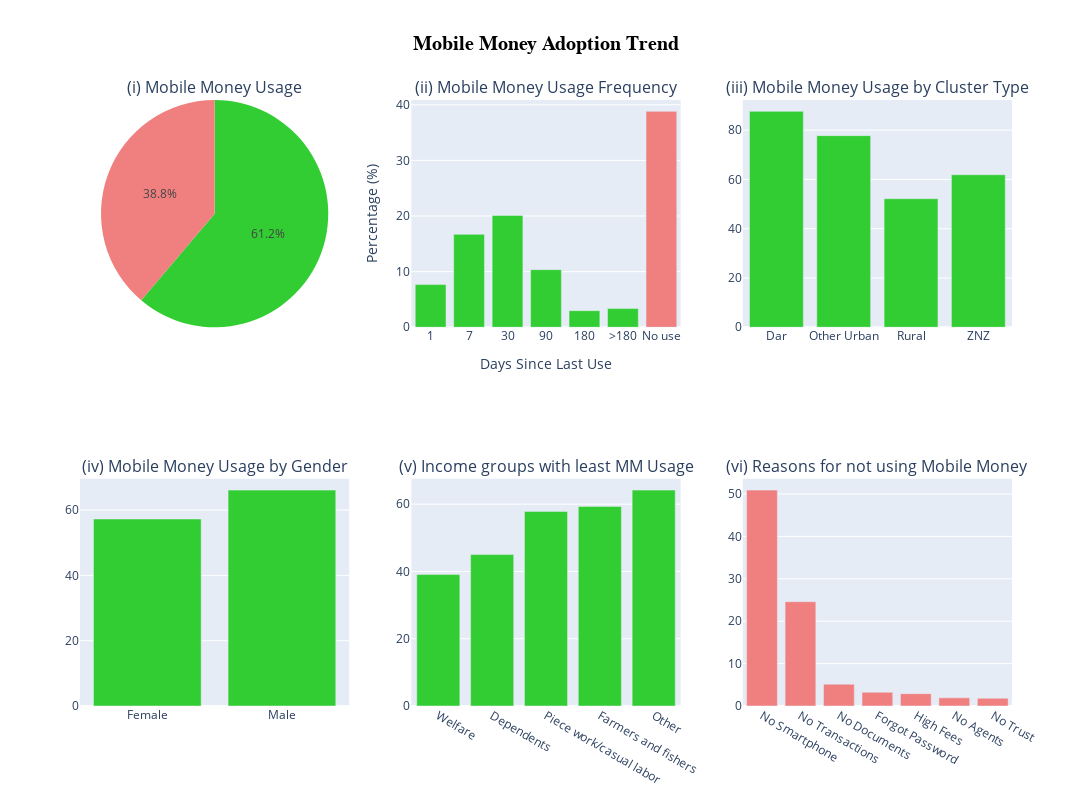

Notebook code for this chart:
### Code cell
import plotly.express as px
import plotly.graph_objects as go
from plotly.subplots import make_subplots

# Create a 2x3 grid of subplots
fig = make_subplots(
    rows=2, 
    cols=3, 
    subplot_titles=[
        '(i) Mobile Money Usage', 
        '(ii) Mobile Money Usage Frequency', 
        '(iii) Mobile Money Usage by Cluster Type', 
        '(iv) Mobile Money Usage by Gender', 
        '(v) Income groups with least MM Usage', 
        '(vi) Reasons for not using Mobile Money'
    ],
    specs=[
        [{'type': 'domain'}, {'type': 'xy'}, {'type': 'xy'}],
        [{'type': 'xy'}, {'type': 'xy'}, {'type': 'xy'}]
    ]
)

# Pie chart
fig.add_trace(
    go.Pie(labels=pie_chart_data.index, values=pie_chart_data.values, 
           textinfo='percent', marker=dict(colors=['limegreen', 'lightcoral'])),
    row=1, col=1
)

# Bar chart for last mobile money usage
fig.add_trace(
    go.Bar(x=last_mobile_money_usage_data.index, y=last_mobile_money_usage_data, 
           marker=dict(color=['limegreen', 'limegreen', 'limegreen', 'limegreen', 'limegreen', 'limegreen', 'lightcoral'])),
    row=1, col=2
)
fig.update_xaxes(title_text='Days Since Last Use', row=1, col=2)
fig.update_yaxes(title_text='Percentage (%)', row=1, col=2)

# Bar chart for mobile money usage by cluster type
fig.add_trace(
    go.Bar(x=cluster_type_data.index, y=cluster_type_data['Yes'], 
           marker=dict(color='limegreen')),
    row=1, col=3
)

# Bar chart for mobile money usage by gender
fig.add_trace(
    go.Bar(x=gender_mob_usage_data.index, y=gender_mob_usage_data['Yes'], 
           marker=dict(color='limegreen')),
    row=2, col=1
)

# Bar chart for mobile money usage by income type
top_5_income_types = income_type_data.head(5)
fig.add_trace(
    go.Bar(x=top_5_income_types.index, y=top_5_income_types['Yes'], 
           marker=dict(color='limegreen')),
    row=2, col=2
)

# Bar chart for reasons for not using mobile money
fig.add_trace(
    go.Bar(x=non_usage_reasons_data.index, y=non_usage_reasons_data, 
           marker=dict(color='lightcoral')),
    row=2, col=3
)

# Update layout for better visibility
fig.update_layout(
    height=800, width=1200, 
    title_text='Mobile Money Adoption Trend', 
    title_font_size=16, title_font=dict(color='black', family='Arial', size=20, weight='bold'),
    title_x=0.5,  # Center the title
    title_xanchor='center',  # Center the title
    # title_font=dict(size=20, family='Arial', color='black', bold=True),  # Bold the title
    showlegend=False
)

# Show the plot
fig.show()

### Figure 1 — Plotly figure (JSON) as saved in the notebook; plotly's stock layout.template omitted (floating-point values rounded to 4 significant figures)
{"data": [{"domain": {"x": [0, 0.2889], "y": [0.625, 1]}, "labels": ["Uses Mobile Money", "Does not use Mobile Money"], "marker": {"colors": ["limegreen", "lightcoral"]}, "textinfo": "percent", "type": "pie", "values": [6066, 3849]}, {"marker": {"color": ["limegreen", "limegreen", "limegreen", "limegreen", "limegreen", "limegreen", "lightcoral"]}, "type": "bar", "x": ["1", "7", "30", "90", "180", ">180", "No use"], "xaxis": "x", "y": [7.665, 16.7, 20.11, 10.36, 2.985, 3.359, 38.82], "yaxis": "y"}, {"marker": {"color": "limegreen"}, "type": "bar", "x": ["Dar", "Other Urban", "Rural", "ZNZ"], "xaxis": "x2", "y": [87.63, 77.78, 52.18, 61.9], "yaxis": "y2"}, {"marker": {"color": "limegreen"}, "type": "bar", "x": ["Female", "Male"], "xaxis": "x3", "y": [57.26, 66.11], "yaxis": "y3"}, {"marker": {"color": "limegreen"}, "type": "bar", "x": ["Welfare", "Dependents", "Piece work/casual labor", "Farmers and fishers", "Other"], "xaxis": "x4", "y": [39.08, 45.01, 57.85, 59.32, 64.18], "yaxis": "y4"}, {"marker": {"color": "lightcoral"}, "type": "bar", "x": ["No Smartphone", "No Transactions", "No Documents", "Forgot Password", "High Fees", "No Agents", "No Trust"], "xaxis": "x5", "y": [50.92, 24.6, 5.144, 3.248, 2.91, 1.923, 1.819], "yaxis": "y5"}], "layout": {"annotations": [{"font": {"size": 16}, "showarrow": false, "text": "(i) Mobile Money Usage", "x": 0.1444, "xanchor": "center", "xref": "paper", "y": 1, "yanchor": "bottom", "yref": "paper"}, {"font": {"size": 16}, "showarrow": false, "text": "(ii) Mobile Money Usage Frequency", "x": 0.5, "xanchor": "center", "xref": "paper", "y": 1, "yanchor": "bottom", "yref": "paper"}, {"font": {"size": 16}, "showarrow": false, "text": "(iii) Mobile Money Usage by Cluster Type", "x": 0.8556, "xanchor": "center", "xref": "paper", "y": 1, "yanchor": "bottom", "yref": "paper"}, {"font": {"size": 16}, "showarrow": false, "text": "(iv) Mobile Money Usage by Gender", "x": 0.1444, "xanchor": "center", "xref": "paper", "y": 0.375, "yanchor": "bottom", "yref": "paper"}, {"font": {"size": 16}, "showarrow": false, "text": "(v) Income groups with least MM Usage", "x": 0.5, "xanchor": "center", "xref": "paper", "y": 0.375, "yanchor": "bottom", "yref": "paper"}, {"font": {"size": 16}, "showarrow": false, "text": "(vi) Reasons for not using Mobile Money", "x": 0.8556, "xanchor": "center", "xref": "paper", "y": 0.375, "yanchor": "bottom", "yref": "paper"}], "height": 800, "showlegend": false, "title": {"font": {"color": "black", "family": "Arial", "size": 20, "weight": "bold"}, "text": "Mobile Money Adoption Trend", "x": 0.5, "xanchor": "center"}, "width": 1200, "xaxis": {"anchor": "y", "domain": [0.3556, 0.6444], "title": {"text": "Days Since Last Use"}}, "xaxis2": {"anchor": "y2", "domain": [0.7111, 1]}, "xaxis3": {"anchor": "y3", "domain": [0, 0.2889]}, "xaxis4": {"anchor": "y4", "domain": [0.3556, 0.6444]}, "xaxis5": {"anchor": "y5", "domain": [0.7111, 1]}, "yaxis": {"anchor": "x", "domain": [0.625, 1], "title": {"text": "Percentage (%)"}}, "yaxis2": {"anchor": "x2", "domain": [0.625, 1]}, "yaxis3": {"anchor": "x3", "domain": [0, 0.375]}, "yaxis4": {"anchor": "x4", "domain": [0, 0.375]}, "yaxis5": {"anchor": "x5", "domain": [0, 0.375]}}}
